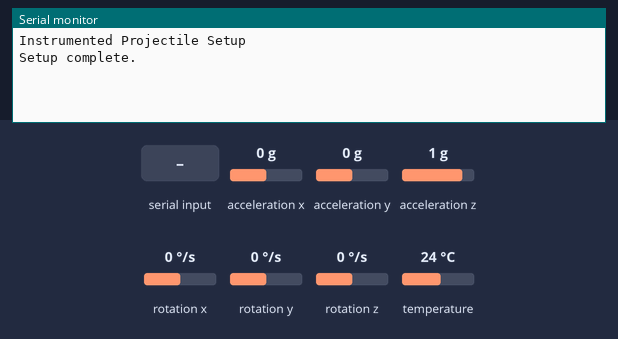
Bench run of a sketch on a simulated ESP32. Parts: the last lines printed to the serial monitor. The inputs (shaded band) are chosen by the test bench; at power-on: acceleration x 0 g, acceleration y 0 g, acceleration z 1 g, rotation x 0 °/s, rotation y 0 °/s, rotation z 0 °/s, temperature 24 °C. Nothing arrives over Bluetooth unless stated.

Above: at 1.3 s.
1.4 s: "record\n" received over the second serial link
At 2.0 s:
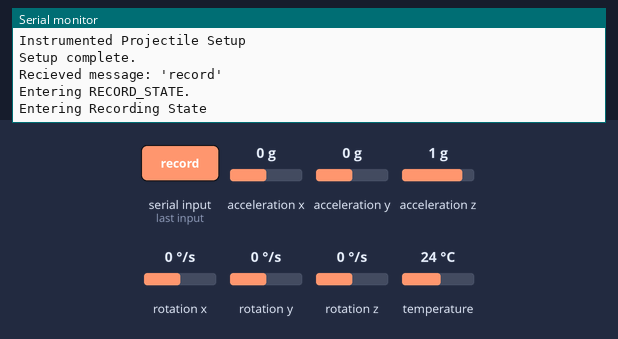
At 8.6 s:
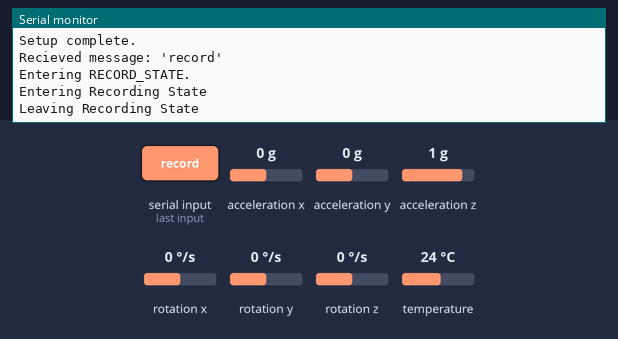

Measured:
- after the input at 1.4 s, the serial monitor: prints a new line at once (image 1)

The sketch:

TimedRecordings.ino
```cpp
#include <Adafruit_MPU6050.h>
#include <Adafruit_Sensor.h>
#include <Wire.h>

#include "BluetoothSerial.h"

#if !defined(CONFIG_BT_ENABLED) || !defined(CONFIG_BLUEDROID_ENABLED)
#error Bluetooth is not enabled! Please run `make menuconfig` to and enable it
#endif

#define RECORDING_LENGTH (5 * 1000)
#define RECORDING_PERIOD 10

#define START_BUFFER_SIZE 21

#define MAG_CHECK_PERIOD 10
#define START_MAGNITUDE_THRESHOLD 30

#define IDLE_STATE 1
#define RECORD_STATE 2
#define OFFLOAD_STATE 3
#define RESET_STATE 4

Adafruit_MPU6050 mpu;
BluetoothSerial SerialBT;

static float dataBuf[10000];

unsigned int count;
unsigned int numDataPoints;

static float startBuf[START_BUFFER_SIZE];
unsigned int startCount;
unsigned int prevStartBufTime;

unsigned int recordingStartTime;
unsigned int currentState;
unsigned int prevMagTime;
bool hasRecorded;
float prevMag;

void idle();
void record();
void recordDataPoint();
void offloadData();
void reset();
void maintainStartBuffer();
bool checkMag();

void setup(void)
{
    Serial.begin(9600);
    SerialBT.begin("Instrumented_Projectile");
    Serial.println("Instrumented Projectile Setup");

    while (!Serial)
        delay(10); // will pause Zero, Leonardo, etc until serial console opens

    // Try to initialize!
    if (!mpu.begin()) {
        Serial.println("Failed to find MPU6050 chip");
        while (1) {
            delay(10);
        }
    }

    mpu.setAccelerometerRange(MPU6050_RANGE_8_G);
    mpu.setGyroRange(MPU6050_RANGE_500_DEG);
    mpu.setFilterBandwidth(MPU6050_BAND_21_HZ);

    count = 0;
    numDataPoints = 0;
    currentState = IDLE_STATE;
    prevMag = 10;
    prevMagTime = millis();
    startCount = 0;
    prevStartBufTime = millis();
    hasRecorded = false;

    Serial.print("Setup complete.\n");
    delay(100);
}

void loop()
{
    switch (currentState) {
    case IDLE_STATE:
        idle();
        break;

    case RECORD_STATE:
        record();
        break;

    case OFFLOAD_STATE:
        offloadData();
        break;

    case RESET_STATE:
        reset();
        break;

    default:
        Serial.print("Error: currentState is invalid.");
        SerialBT.print("Error: currentState is invalid.");
    }
}

void idle()
{
    if (SerialBT.available()) {
        // Newline on other device should be using 'LF' setting for proper parsing with this method.
        String btMessage = SerialBT.readStringUntil('\n');
        Serial.print("Recieved message: '" + btMessage + "'\n");
        if (btMessage == "record") {
            // Does not use startBuffer if using mesage to start.
            Serial.print("Entering RECORD_STATE.\n");
            recordingStartTime = millis();
            currentState = RECORD_STATE;
        } else if (btMessage == "data") {
            currentState = OFFLOAD_STATE;
        } else if (btMessage == "reset") {
            currentState = RESET_STATE;
        } else {
            SerialBT.print("Invalid message: '" + btMessage + "'\n");
            SerialBT.print("String length: " + String(btMessage.length()) + "\n");
            Serial.print("Invalid message: '" + btMessage + "'\n");
            Serial.print("String length: " + String(btMessage.length()) + "\n");
        }
    }

    // Starts recording if the acceleration magnitude is greater than the threshold.
    if (!hasRecorded && millis() - prevMagTime > MAG_CHECK_PERIOD && checkMag()) {
        Serial.print("Exceeded starting magnitude threshhold..\n");
        Serial.print("Entering RECORD_STATE.\n");
        for (int i = 0; i < startCount; i++) {
            dataBuf[count++] = startBuf[i];
        }
        numDataPoints += startCount/7;
        currentState = RECORD_STATE;
    }
    else if (!hasRecorded) {
      maintainStartBuffer();
    }
}


void record()
{
  Serial.println("Entering Recording State");

  recordingStartTime = millis();
  unsigned long int curTime = recordingStartTime;
  unsigned long int maxTime = curTime + RECORDING_LENGTH;
  unsigned long int magCheckTime = curTime + MAG_CHECK_PERIOD;

  while (curTime < maxTime /* TODO: Maybe put MAG check here */)
  {
    // Record a single data point
    recordDataPoint();
    curTime += RECORDING_PERIOD;
    delay(RECORDING_PERIOD);
  }

  Serial.println("Leaving Recording State");
  hasRecorded = true;
  currentState = IDLE_STATE;
}

void recordDataPoint()
{
    /* Get new sensor events with the readings */
    sensors_event_t a, g, temp;
    mpu.getEvent(&a, &g, &temp);

    // Store each reading
    dataBuf[count++] = (float) (millis());
    dataBuf[count++] = a.acceleration.x;
    dataBuf[count++] = a.acceleration.y;
    dataBuf[count++] = a.acceleration.z;
    dataBuf[count++] = g.gyro.x;
    dataBuf[count++] = g.gyro.y;
    dataBuf[count++] = g.gyro.z;

    // increment number of data points
    numDataPoints++;
}

void offloadData()
{
    Serial.println("Entering OFFLOAD_STATE.");
    Serial.print(numDataPoints); Serial.println(" number of data points");
    // Output the data.
    SerialBT.print("Timestamp,Acceleration_x,Acceleration_y,Acceleration_z,Gyro_x,Gyro_y,Gyro_z\n");

    for (int i = 0; i < numDataPoints; i++) {
        for (int j = 0; j < 6; j++) {
            SerialBT.print(dataBuf[(i*7) + j]);
            SerialBT.print(',');
        }
        SerialBT.print(dataBuf[(i*7) + 6]);
        SerialBT.print('\n');
    }

    SerialBT.println("END");
    Serial.println("Leaving OFFLOAD_STATE.");
    currentState = IDLE_STATE;
}

void reset() {
    count = 0;
    numDataPoints = 0;
    currentState = IDLE_STATE;
    prevMag = 10;
    prevMagTime = millis();
    startCount = 0;
    prevStartBufTime = millis();
    hasRecorded = false;
}

void maintainStartBuffer() {
  if (millis() - prevStartBufTime > RECORDING_PERIOD) {
    if (startCount == START_BUFFER_SIZE) {
      for (int i = 7; i < START_BUFFER_SIZE; i++) {
        startBuf[i-7] = startBuf[i];
      }
      startCount -= 7;
    }
    /* Get new sensor events with the readings */
    sensors_event_t a, g, temp;
    mpu.getEvent(&a, &g, &temp);

    // Store each reading
    startBuf[startCount++] = (float) (millis());
    startBuf[startCount++] = a.acceleration.x;
    startBuf[startCount++] = a.acceleration.y;
    startBuf[startCount++] = a.acceleration.z;
    startBuf[startCount++] = g.gyro.x;
    startBuf[startCount++] = g.gyro.y;
    startBuf[startCount++] = g.gyro.z;
  }
}

bool checkMag()
{
    /* Get new sensor events with the readings */
    sensors_event_t a, g, temp;
    mpu.getEvent(&a, &g, &temp);

    float mag = sqrt(sq(a.acceleration.x) + sq(a.acceleration.y) + sq(a.acceleration.z));

    if (abs(mag - prevMag) > START_MAGNITUDE_THRESHOLD) {
        prevMagTime = millis();
        prevMag = 10;
        return true;
    }
    prevMagTime = millis();
    prevMag = mag;
    return false;
}
```
